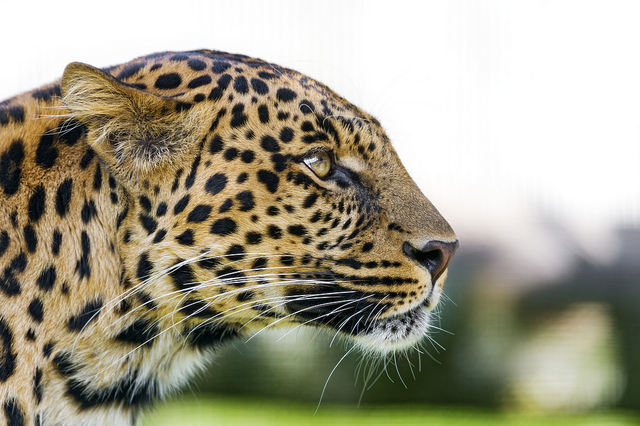
%> input picture HW3/HW3_MATLAB/Leopard.jpg, 640 x 426 px
$ octave fourier_transform.m   (GNU Octave 9; MATLAB toolbox functions it lacks are replaced by stand-ins)
%> lines starting %> are read from the running program, lines starting %| are printed output that depends on the picture
image = double(rgb2gray(imread('Leopard.jpg'))) / 255.0;
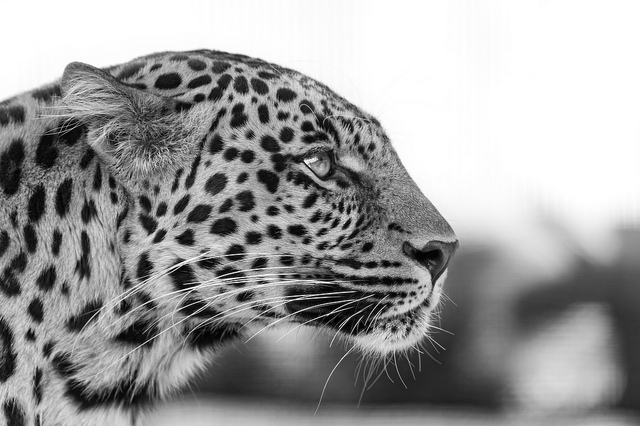
%> image: size 426x640 double; min 0, max 1, mean 0.617
fourier1 = ifftshift(image);
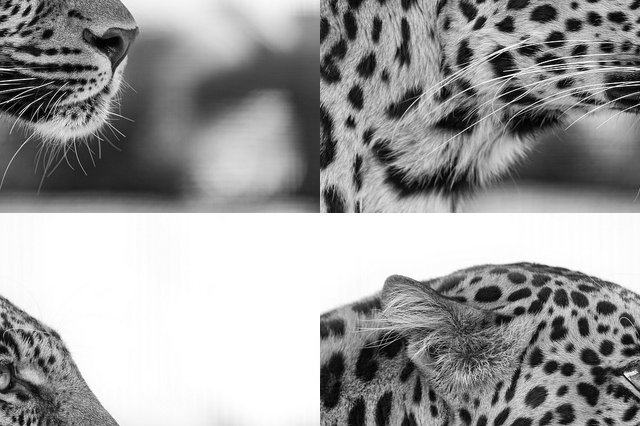
%> fourier1: size 426x640 double; min 0, max 1, mean 0.617; mean of the top-left, top-right, bottom-left and bottom-right quarters 0.464, 0.483, 0.921, 0.602
fourier2 = fft2(fourier1);
fourier3 = fftshift(fourier2);
fourier4 = log(max(real(fourier3),0.0))/20.0;
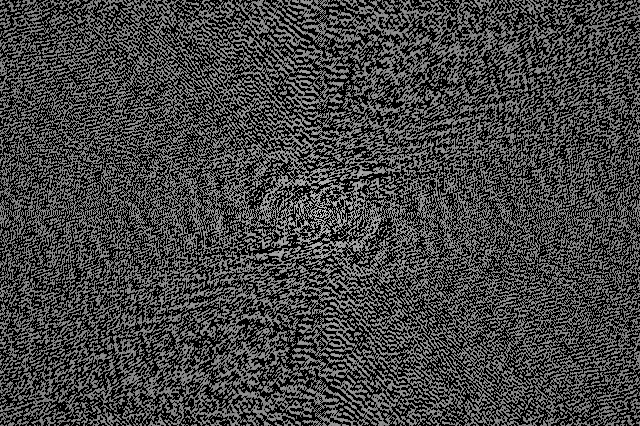
%> fourier4: size 426x640 double; 50.19% of the values are NaN or infinite; the others: min -0.42, max 0.602, mean 0.12; drawn with min black, max white, NaN and infinite black

subplot(2,2,1);
imshow(fourier1);
title('ifftshift(image)');

subplot(2,2,2);
imshow(fourier2);
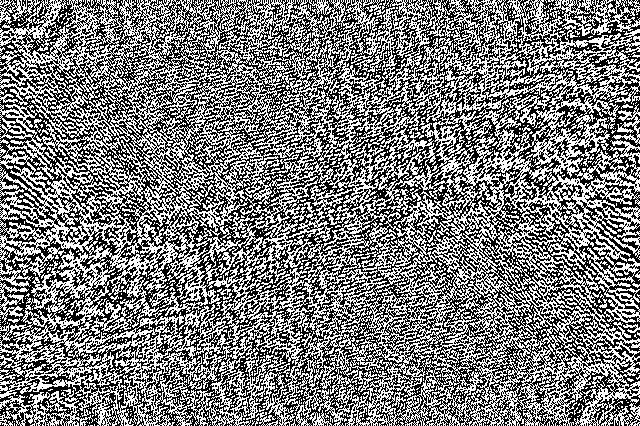
%> displayed picture: size 426x640, on the screen's scale of 0 to 255; min 0, max 255, mean 124.1
title('fft2(fourier1)')

subplot(2,2,3);
imshow(fourier3);
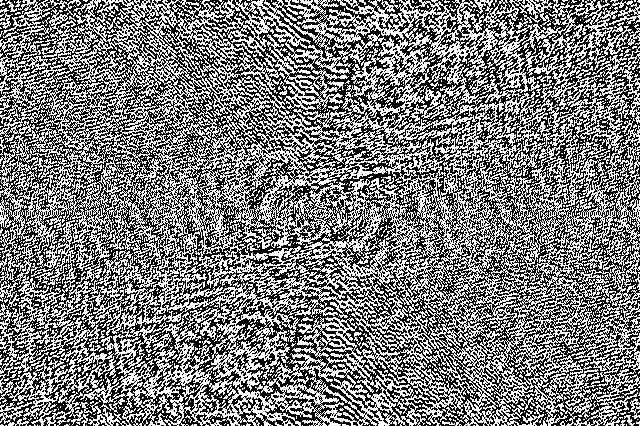
%> displayed picture: size 426x640, on the screen's scale of 0 to 255; min 0, max 255, mean 124.1; mean of the top-left, top-right, bottom-left and bottom-right quarters 123.9, 124.3, 124.3, 124
title('fftshift(fourier2)')

subplot(2,2,4);
imshow(fourier4);
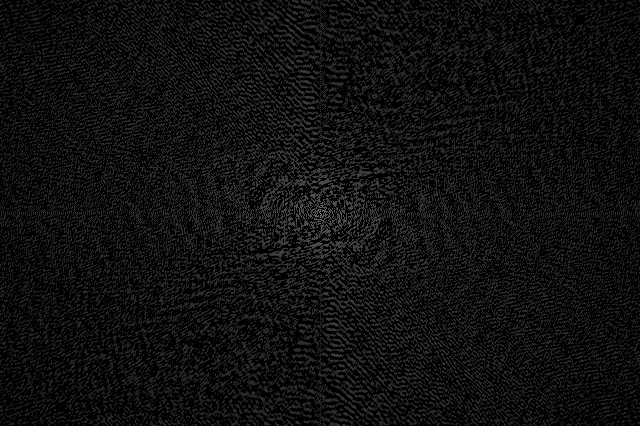
%> displayed picture: size 426x640, on the screen's scale of 0 to 255; min 0, max 153, mean 15.5
title('log(max(real(fourier3),0.0))/20.0')
